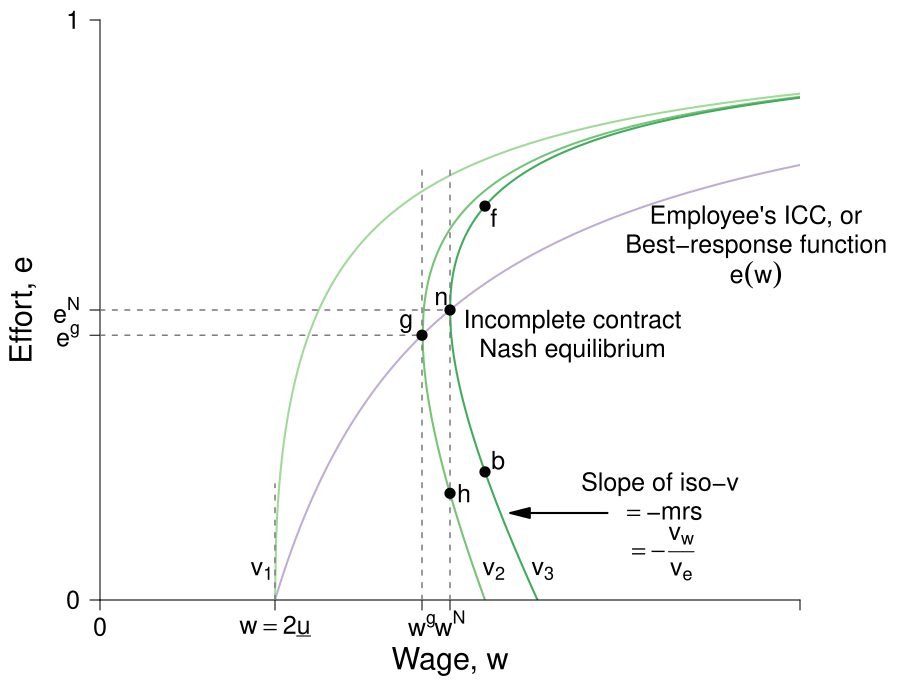

Generate this figure with R:
require(shape)
pdf(file = "employment/employment_brf_pc.pdf", width = 9, height = 7)

#Set parameters for graphics
axislabelsize <- 1.8
labelsize <- 1.5
namesize <- 1.8
annotatesize <- 1.5
graphlinewidth <- 2
segmentlinewidth <- 1.5

#The equation is below when v = 0. See Wolfram Alpha output. 
isov <- function(w, delta = 5) {
}

isovhigh1 <- function(w, delta = 5, v = 5){
  (sqrt(w^2 - 4 * delta * v) - w + 2*v)/( 2 * v )
}

isovlow1 <- function(w, delta = 5, v = 5){
  (-sqrt(w^2 - 4 * delta * v) - w + 2*v)/( 2 * v )
}

isovhigh2 <- function(w, delta = 5, v = 15){
  (sqrt(w^2 - 4 * delta * v) - w + 2*v)/( 2 * v )
}

isovlow2 <- function(w, delta = 5, v = 15){
  (-sqrt(w^2 - 4 * delta * v) - w + 2*v)/( 2 * v )
}

isovhigh3 <- function(w, delta = 5, v = 20){
  (sqrt(w^2 - 4 * delta * v) - w + 2*v)/( 2 * v )
}

isovlow3 <- function(w, delta = 5, v = 20){
  (-sqrt(w^2 - 4 * delta * v) - w + 2*v)/( 2 * v )
}

brfFn <- function(w, delta = 5) {
  1 - (2*delta) /w
}

#This is evaluated for p = 12; q = 12/(8*sqrt(12^2 - 4*delta1*v1)) - 1/8 for the slope
#At p = 12; q = (-sqrt(12^2 - 4*v1*delta1) - 12 + 2*v1)/(2*v1) = 0.799
tangencyLine <- function(w){
  (w*(0.05))
}



COL <- c("#f7fcf5", "#e5f5e0", "#c7e9c0", "#a1d99b", "#74c476", "#41ab5d", "#238b45", "#005a32")
grays <- gray.colors(25, start = 1, end = 0)
par(mar =  c(5, 5, 1, 5))
xlims <- c(0, 40)
ylims <- c(0, 1)

plot(0, 0, xlim = xlims, ylim = ylims, type = "n",
     xlab = expression(paste("Wage, ", w)),
     ylab = expression(paste("Effort, ", e)),
     xaxt = "n", 
     yaxt = "n", 
     cex.lab = axislabelsize, 
     lwd = 3,
     bty = "n", 
     xaxs="i", 
     yaxs="i")


npts <- 500 
npts2 <- 501
#Specify the sequences of points for graphing. 
xx0 <- seq(5, xlims[2], length.out = npts)
xx1 <- seq(10, xlims[2], length.out = npts)
xx2 <- seq(5, 15, length.out = npts)
xx3 <- seq(10, xlims[2], length.out = npts2)
xx4 <- seq(xlims[1], 10, length.out = npts2)
#For below, I solved sqrt(p^2 - 200) - p + 200/p = 0, getting p = 10*sqrt(2) = 14.14214
xx5 <- seq( 18.43909, xlims[2], length.out = npts2)
xx6 <- seq( 18.43909, 25, length.out = npts2)
xx7 <- seq(20, xlims[2], length.out = npts2)
xx8 <- seq(xlims[1], 25, length.out = npts2)

#Draw the lines for the graphs
#lines(xx0, isov(xx0, delta = 5), col = COL[3], lwd = graphlinewidth)
lines(xx1, brfFn(xx1), col = "#beaed4", lwd = graphlinewidth)
#lines(xx2, tangencyLine(xx2), col = "darkgrey", lwd = 3, lty = 2)
lines(xx3, isovhigh1(xx3, v = 5, delta = 5), col = COL[4], lwd = graphlinewidth)
lines(xx4, isovlow1(xx4, v = 5, delta = 5), col = COL[4], lwd = graphlinewidth)
lines(xx5, isovhigh2(xx5, v = 17, delta = 5), col = COL[5], lwd = graphlinewidth)
lines(xx6, isovlow2(xx6, v = 17, delta = 5), col = COL[5], lwd = graphlinewidth)
lines(xx7, isovhigh3(xx7, v = 20, delta = 5), col = COL[6], lwd = graphlinewidth)
lines(xx8, isovlow3(xx8, v = 20, delta = 5), col = COL[6], lwd = graphlinewidth)

#Customize ticks and labels for the plot
ticksy <- c(0, brfFn(w = 18.4), 0.5, 1)
#ylabels <- c(0, expression(paste(frac(1,2))), 1)
ylabels <- c(0, expression(paste(e^g)), expression(paste(e^N)), 1)
ticksx <- c(0, 10, 18.4, 20, 40)
xlabels <- c(0, expression(paste(w == 2, underline(u))), expression(paste(w^g)), expression(paste(w^N)) , NA)
axis(1, at = ticksx, pos = 0, labels = xlabels, cex.axis = labelsize)
axis(2, at = ticksy, pos = 0, labels = ylabels, las = 1,cex.axis = labelsize)

#Annotation of the three graphs and the NE
text(9.25, 0.05, expression(paste(v[1])),cex = labelsize, xpd = TRUE)
text(22.5, 0.05, expression(paste(v[2])),cex = labelsize, xpd = TRUE)
text(25.3, 0.05, expression(paste(v[3])),cex = labelsize, xpd = TRUE)
text(37.5, 0.66, expression(paste("Employee's ICC, or")),cex = labelsize,xpd = TRUE)
text(37.5, 0.61, expression(paste("Best-response function")),cex = labelsize,xpd = TRUE)
text(37.5, 0.56, expression(paste(e(w))),cex = labelsize,xpd = TRUE)

#Lines for the coordinates of the Nash equilbrium
#segments(5, 0, 5, 1, lty = 2, col = "darkgray", lwd = 3)
segments(10, 0, 10, 0.2, lty = 2, col = grays[20], lwd = segmentlinewidth)
segments(20, 0, 20, 0.75, lty = 2, col = grays[20], lwd = segmentlinewidth)
segments(0, 0.5, 20, 0.5, lty = 2, col = grays[20], lwd = segmentlinewidth)
#segments(14.14214, 0.15, 14.14214, 0.45, lty = 2, col = "darkgray", lwd = 3)
text(19.5, 0.52, expression(n), cex = labelsize)
text(27, 0.48, expression(paste("Incomplete contract")), cex = labelsize)
text(27, 0.43, expression(paste("Nash equilibrium")), cex = labelsize)


#Arrows and slope of iso-v label
Arrows(29, 0.15, 24, 0.15,  col = "black", lty = 1, lwd = 2, arr.type = "triangle")
text(32, 0.2, expression(paste("Slope of iso-v")), cex = labelsize)
text(32.3, 0.15, expression(paste(phantom() == "-mrs ")), cex = labelsize)
text(32, 0.08, expression(paste(phantom() == -frac(v[w], v[e]))),cex = labelsize)



#Add a point for the NE
points(20, 0.5, pch = 16, col = "black", cex = 1.5)

segments(18.4, 0, 18.4, 0.75, lty = 2, col = grays[20], lwd = segmentlinewidth)
segments(0, brfFn(w = 18.4), 18.4, brfFn(w = 18.4), lty = 2, col = grays[20], lwd = segmentlinewidth)
points(18.4, brfFn(w = 18.4), pch = 16, col = "black", cex = 1.5)
text(17.5, brfFn(18.4) + 0.02, expression(g), cex = labelsize)



#Add a point for h
#Figure out q for p = 14.14214: q = 1 - 2delta/p = 1 - (2*5)/14.14214 =  0.2928934
points(20, 0.1839422, pch = 16, col = "black", cex = 1.5)
text(20.8, 0.1839422, expression(h), cex = labelsize)

points(22, isovhigh3(22, v = 20, delta = 5), pch = 16, col = "black", cex = 1.5)
text(22 + 0.5, isovhigh3(22, v = 20, delta = 5) - 0.02, expression(f),cex = labelsize)
points(22, isovlow3(22, v = 20, delta = 5), pch = 16, col = "black", cex = 1.5)
text(22 + 0.75, isovlow3(22, v = 20, delta = 5) + 0.02, expression(b),cex = labelsize)


dev.off()
